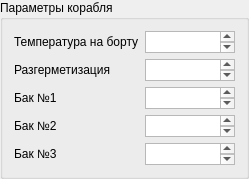
                    <widget class="QGroupBox" name="groupBox_5">
                     <property name="sizePolicy">
                      <sizepolicy hsizetype="Preferred" vsizetype="Preferred">
                       <horstretch>0</horstretch>
                       <verstretch>0</verstretch>
                      </sizepolicy>
                     </property>
                     <property name="title">
                      <string>Параметры корабля</string>
                     </property>
                     <layout class="QVBoxLayout" name="verticalLayout_15">
                      <item>
                       <layout class="QHBoxLayout" name="horizontalLayout_29">
                        <item>
                         <widget class="QLabel" name="label_6">
                          <property name="minimumSize">
                           <size>
                            <width>120</width>
                            <height>0</height>
                           </size>
                          </property>
                          <property name="text">
                           <string>Температура на борту</string>
                          </property>
                         </widget>
                        </item>
                        <item>
                         <widget class="QTextEdit" name="textEdit_6">
                          <property name="sizePolicy">
                           <sizepolicy hsizetype="Preferred" vsizetype="Expanding">
                            <horstretch>0</horstretch>
                            <verstretch>0</verstretch>
                           </sizepolicy>
                          </property>
                          <property name="minimumSize">
                           <size>
                            <width>85</width>
                            <height>0</height>
                           </size>
                          </property>
                          <property name="maximumSize">
                           <size>
                            <width>90</width>
                            <height>22</height>
                           </size>
                          </property>
                         </widget>
                        </item>
                       </layout>
                      </item>
                      <item>
                       <layout class="QHBoxLayout" name="horizontalLayout_30">
                        <item>
                         <widget class="QLabel" name="label_15">
                          <property name="minimumSize">
                           <size>
                            <width>120</width>
                            <height>0</height>
                           </size>
                          </property>
                          <property name="text">
                           <string>Разгерметизация</string>
                          </property>
                         </widget>
                        </item>
                        <item>
                         <widget class="QTextEdit" name="textEdit_8">
                          <property name="sizePolicy">
                           <sizepolicy hsizetype="Preferred" vsizetype="Expanding">
                            <horstretch>0</horstretch>
                            <verstretch>0</verstretch>
                           </sizepolicy>
                          </property>
                          <property name="minimumSize">
                           <size>
                            <width>85</width>
                            <height>0</height>
                           </size>
                          </property>
                          <property name="maximumSize">
                           <size>
                            <width>90</width>
                            <height>22</height>
                           </size>
                          </property>
                         </widget>
                        </item>
                       </layout>
                      </item>
                      <item>
                       <layout class="QHBoxLayout" name="horizontalLayout_31">
                        <item>
                         <widget class="QLabel" name="label_16">
                          <property name="minimumSize">
                           <size>
                            <width>120</width>
                            <height>0</height>
                           </size>
                          </property>
                          <property name="text">
                           <string>Бак №1</string>
                          </property>
                         </widget>
                        </item>
                        <item>
                         <widget class="QTextEdit" name="textEdit_9">
                          <property name="sizePolicy">
                           <sizepolicy hsizetype="Preferred" vsizetype="Expanding">
                            <horstretch>0</horstretch>
                            <verstretch>0</verstretch>
                           </sizepolicy>
                          </property>
                          <property name="minimumSize">
                           <size>
                            <width>85</width>
                            <height>0</height>
                           </size>
                          </property>
                          <property name="maximumSize">
                           <size>
                            <width>90</width>
                            <height>22</height>
                           </size>
                          </property>
                         </widget>
                        </item>
                       </layout>
                      </item>
                      <item>
                       <layout class="QHBoxLayout" name="horizontalLayout_23">
                        <item>
                         <widget class="QLabel" name="label_14">
                          <property name="minimumSize">
                           <size>
                            <width>120</width>
                            <height>0</height>
                           </size>
                          </property>
                          <property name="text">
                           <string>Бак №2</string>
                          </property>
                         </widget>
                        </item>
                        <item>
                         <widget class="QTextEdit" name="textEdit_7">
                          <property name="sizePolicy">
                           <sizepolicy hsizetype="Preferred" vsizetype="Expanding">
                            <horstretch>0</horstretch>
                            <verstretch>0</verstretch>
                           </sizepolicy>
                          </property>
                          <property name="minimumSize">
                           <size>
                            <width>85</width>
                            <height>0</height>
                           </size>
                          </property>
                          <property name="maximumSize">
                           <size>
                            <width>90</width>
                            <height>22</height>
                           </size>
                          </property>
                         </widget>
                        </item>
                       </layout>
                      </item>
                      <item>
                       <layout class="QHBoxLayout" name="horizontalLayout_32">
                        <item>
                         <widget class="QLabel" name="label_17">
                          <property name="minimumSize">
                           <size>
                            <width>120</width>
                            <height>0</height>
                           </size>
                          </property>
                          <property name="text">
                           <string>Бак №3</string>
                          </property>
                         </widget>
                        </item>
                        <item>
                         <widget class="QTextEdit" name="textEdit_10">
                          <property name="sizePolicy">
                           <sizepolicy hsizetype="Preferred" vsizetype="Expanding">
                            <horstretch>0</horstretch>
                            <verstretch>0</verstretch>
                           </sizepolicy>
                          </property>
                          <property name="minimumSize">
                           <size>
                            <width>85</width>
                            <height>0</height>
                           </size>
                          </property>
                          <property name="maximumSize">
                           <size>
                            <width>90</width>
                            <height>22</height>
                           </size>
                          </property>
                         </widget>
                        </item>
                       </layout>
                      </item>
                     </layout>
                    </widget>
